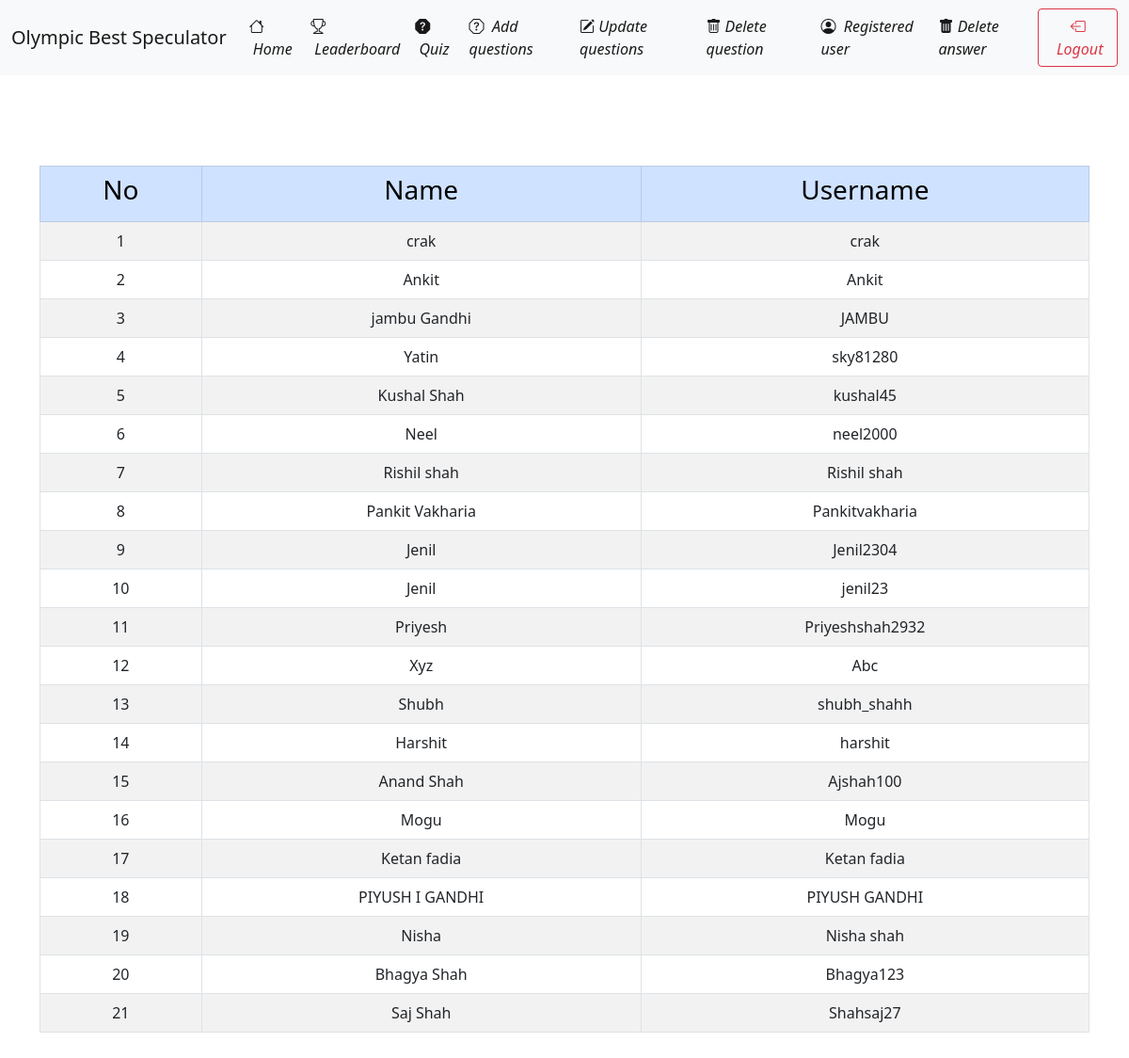
Before: /Admin/RegisteredUser.php with the older database file.
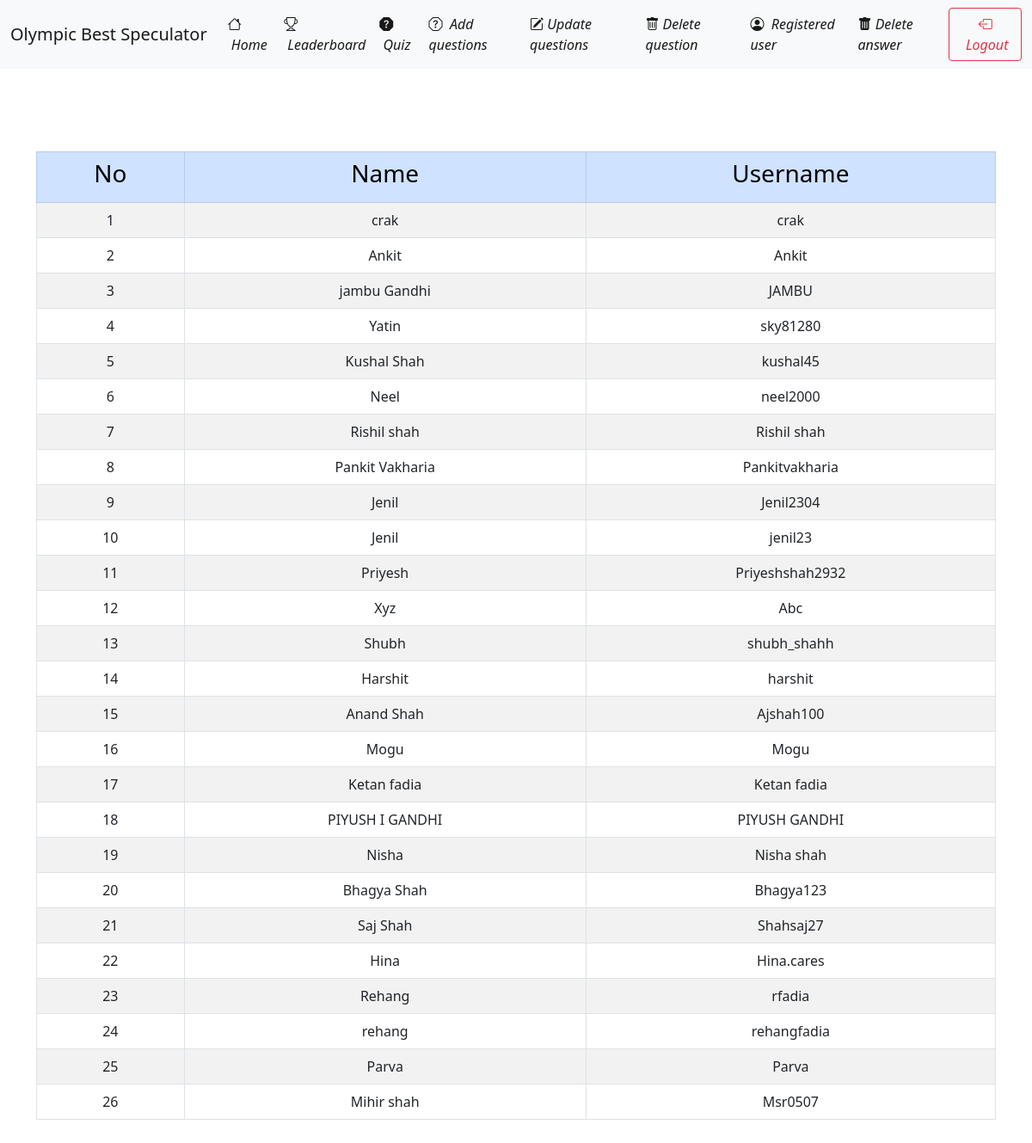
After: the same page with the newer database file.
### tables this page shows
CREATE TABLE `user` (
  `Id` int(50) NOT NULL,
  `Name` varchar(50) NOT NULL,
  `Username` varchar(50) NOT NULL,
  `Password` varchar(50) NOT NULL,
  `Security` varchar(100) NOT NULL
);

### Admin/RegisteredUser.php (the view, shortened to what this page needs)
<?php
include('HeaderForAdmin.php');
$user = "SELECT `Username`,`Name` from `user`";
$userResult = mysqli_query($conn, $user);
if ($userResult) {
    ?>
    <div class="container my-5 py-5">
        <div class="table-responsive">
            <table class="table table-bordered -dark table-striped">
                <thead class="thead-dark">
                    <tr class="table-primary">
                        <th class=" text-center">
                            <h3>No</h3>
                        </th>
                        <th class="text-center">
                            <h3>Name</h3>
                        </th>
                        <th class="text-center">
                            <h3>Username</h3>
                        </th>
                    </tr>
                </thead>
                <tbody>
                    <?php
                    $counter = 1;
                    while ($row = mysqli_fetch_assoc($userResult)) {
                        $name = $row['Name'];
                        $userName = $row['Username'];
                        echo "<tr class='text-center'><td>" . $counter . "</td><td>" . $name . "</td><td> " . $userName . "</td></tr>";
                        $counter++;
                    }
                    ?>
                </tbody>
            </table>
        </div>
    </div>
    <?php
} else {
    echo "Error fetching leaderboard data: " . mysqli_error($conn);
}
?>

### Admin/HeaderForAdmin.php (shortened to what this page needs)
<!DOCTYPE html>
<html lang="en">
<head>
    <link rel="stylesheet" href="https://cdn.jsdelivr.net/npm/bootstrap-icons@1.3.0/font/bootstrap-icons.css">
    <link rel="stylesheet" href="https://cdn.jsdelivr.net/npm/bootstrap-icons@1.3.0/font/bootstrap-icons.css">
    <link href="https://cdn.jsdelivr.net/npm/bootstrap@5.0.2/dist/css/bootstrap.min.css" rel="stylesheet"
>
</head>
<body>
    <nav class="navbar navbar-expand-lg navbar-light bg-light">
        <div class="container-fluid">
            <a class="navbar-brand" href="HomepageForAdmin.php">Olympic Best Speculator</a>
            <div class="collapse navbar-collapse" id="navbarTogglerDemo02">
                <ul class="navbar-nav me-auto mb-2 mb-lg-0">
                    <li class="nav-item">
                        <a class="nav-link active" aria-current="page" href="HomepageForAdmin.php"> <i
                                class="bi bi-house">&nbsp;Home</i></a>
                    </li>
                    <li class="nav-item">
                        <a class="nav-link active" aria-current="page" href="Leaderboard.php"><i
                                class="bi bi-trophy">&nbsp;Leaderboard</i></a>
                    </li>
                    <li class="nav-item">
                        <a class="nav-link active" aria-current="page" href="Admin.php"><i
                                class="bi bi-question-octagon-fill">&nbsp;Quiz</i></a>
                    </li>
                    <li class="nav-item">
                        <a class="nav-link active" aria-current="page" href="AdminAddQuestion.php"><i
                                class="bi bi-question-octagon">&nbsp; Add questions</i></a>
                    </li>
                    <li class="nav-item">
                        <a href="" class="nav-link active" aria-current="page" data-bs-toggle="modal"
                            data-bs-target="#exampleModalLong">
                            <i class="bi bi-pencil-square">&nbsp;Update questions</i>
                        </a>
                    </li>
                    <li class="nav-item">
                        <a href="" class="nav-link active" aria-current="page" data-bs-toggle="modal"
                            data-bs-target="#exampleModalLong2">
                            <i class="bi bi-trash">&nbsp;Delete question</i>
                        </a>
                    </li>
                    <li class="nav-item">
                        <a class="nav-link active" aria-current="page" href="RegisteredUser.php"><i
                                class="bi bi-person-circle">&nbsp; Registered user</i></a>
                    </li>
                    <li class="nav-item">
                        <a href="" class="nav-link active" aria-current="page" data-bs-toggle="modal"
                            data-bs-target="#exampleModalLong3">
                            <i class="bi bi-trash-fill">&nbsp;Delete answer</i>
                        </a>
                    </li>
                </ul>
                <button class="btn btn-outline-danger d-flex" type="submit" onclick='redirect()'>
                    <i class="bi bi-box-arrow-left">&nbsp;Logout</i>
                </button>
            </div>
        </div>
    </nav>
</body>
</html>

Changed rows visible on the page:
added user: Name "Hina", Username "Hina.cares"
added user: Name "Rehang", Username "rfadia"
added user: Name "rehang", Username "rehangfadia"
added user: Name "Parva", Username "Parva"
added user: Name "Mihir shah", Username "Msr0507"
